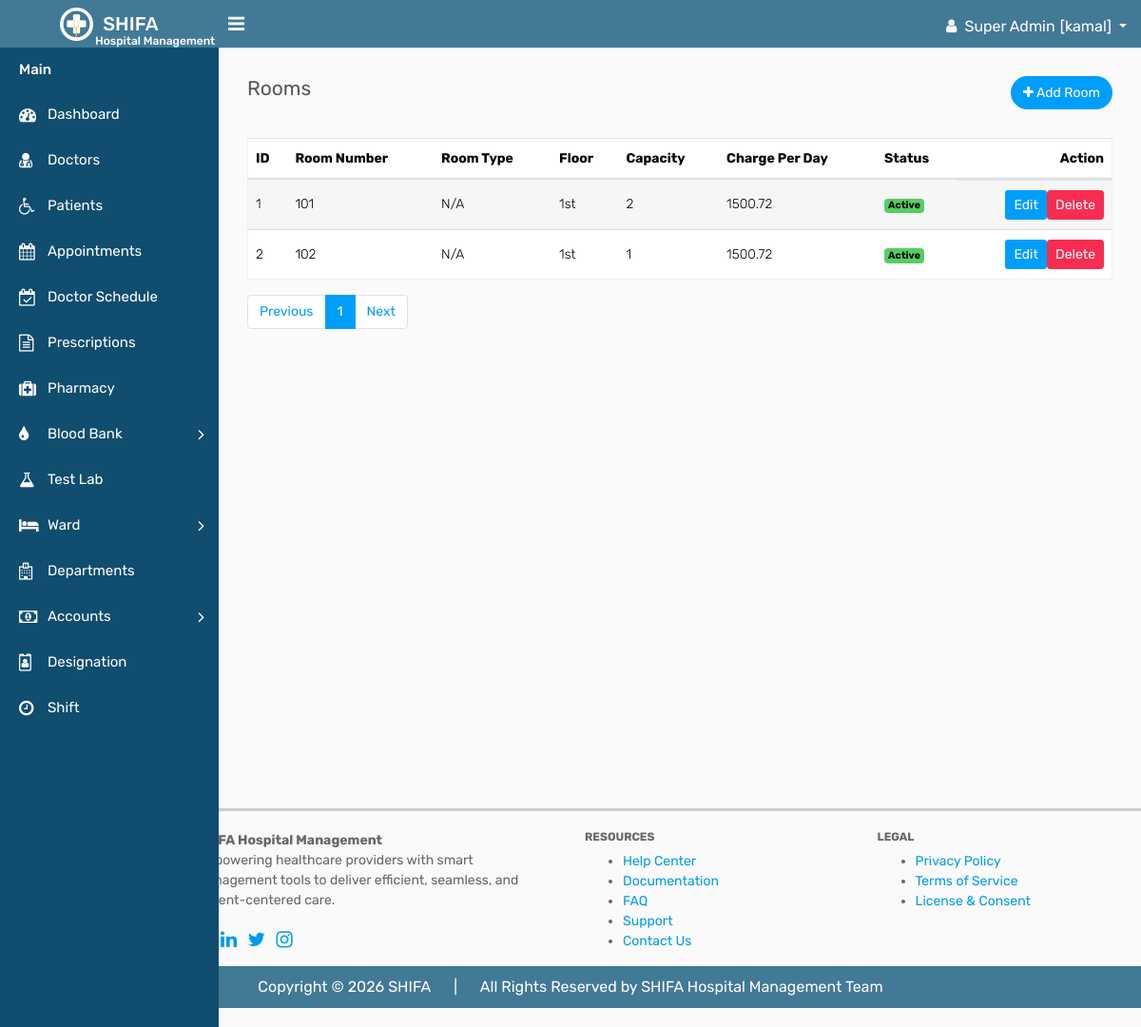
Page /ward/rooms/rooms.php (signed in) on the earlier database version.
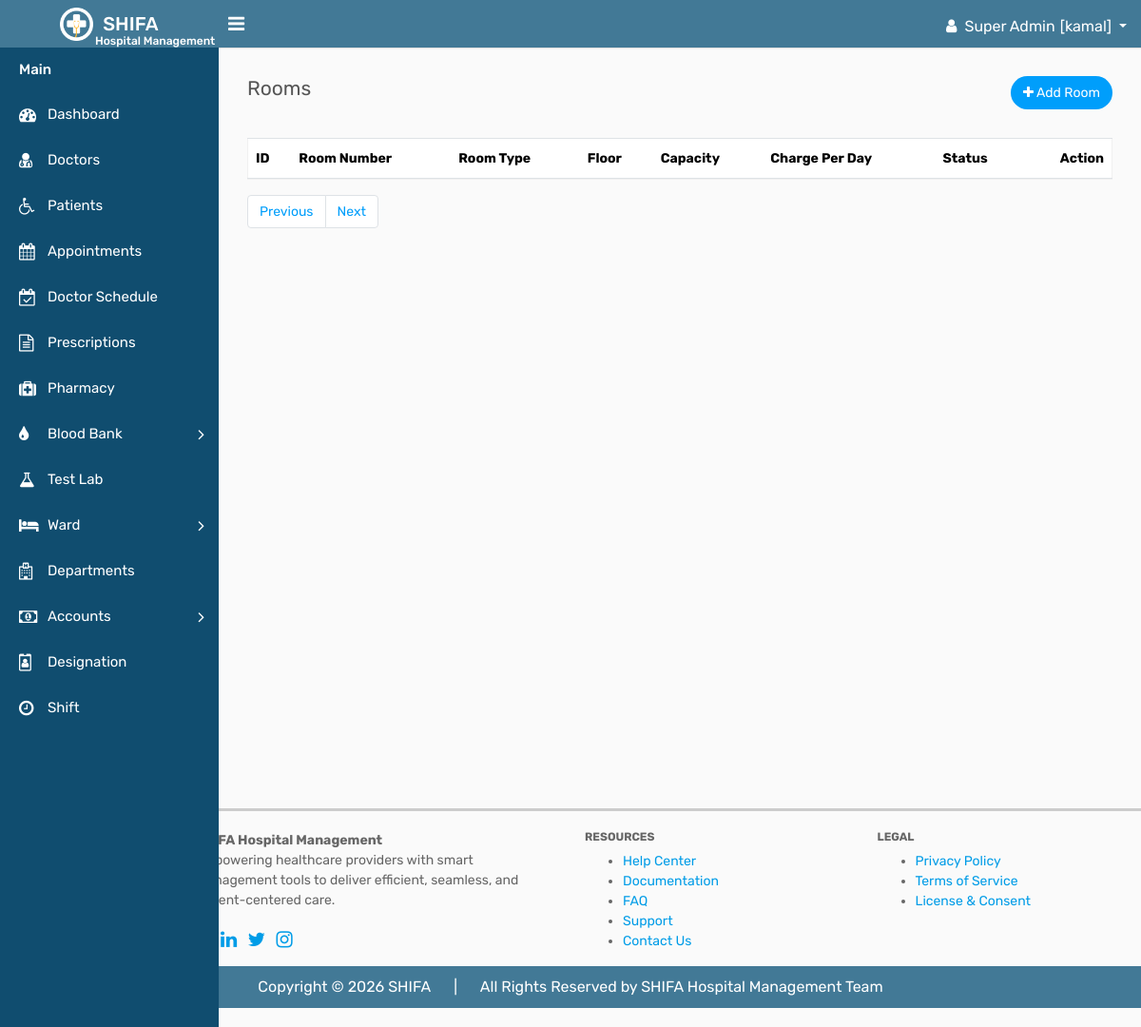
Same page on the later database version.
### tables this page shows
CREATE TABLE `rooms` (
  `id` int(11) NOT NULL,
  `room_number` varchar(40) DEFAULT NULL,
  `room_type` int(4) DEFAULT NULL COMMENT '1=general,2=semi-private,3=private,4=deluxe,5=vip,6=icu,7ccu=,8=nicu,9=isolation,10=ot,11=observation,12=delivery',
  `floor` int(4) DEFAULT NULL COMMENT '1=1st, 2=2nd, 3=3th, 4=4th, 5=5th, 6=6th',
  `capacity` int(11) DEFAULT NULL,
  `charge_per_day` double(10,2) DEFAULT NULL,
  `status` int(2) DEFAULT NULL COMMENT '0=inactive, 1=active',
  `created_at` timestamp NULL DEFAULT NULL,
  `updated_at` timestamp NULL DEFAULT NULL,
  `deleted_at` datetime DEFAULT NULL
);

### crud/crud_class.php (called while the page is built, shortened)
<?php
class crud_class{
    private $host = "localhost";
    private $username = "root";
    private $password = "";
    private $database = "shifa";
    public $conn;
    public function __construct(){
        $this->conn = new mysqli($this->host, $this->username, $this->password, $this->database);
    }
    public function common_select($table, $columns = "*", $where = [],$where_condition = "AND", $order_by = "",
        $sort_order = "ASC",$limit = "",$offset = ""){
        $result=[
            "status"=>false,
            "data"=>[],
            "message"=>""
        ];
        $sql = "SELECT $columns FROM $table";
        if(!empty($where)){
            $where_clauses = [];
            foreach($where as $column => $value){
                $where_clauses[] = "$table" . "." . "$column = '" . $this->conn->real_escape_string($value) . "'";
            }
            $sql .= " WHERE " . implode(" $where_condition ", $where_clauses);
            $sql .= " AND deleted_at IS NULL";
        }else{
            $sql .= " WHERE deleted_at IS NULL";
        }
        if(!empty($order_by)){
            $sql .= " ORDER BY $order_by $sort_order";
        }
        if(!empty($limit)){
            $sql .= " LIMIT $limit";
        }
        $rs = $this->conn->query($sql);
        if($rs->num_rows > 0){
            $result["status"] = true;
            $result["message"] = "Records found";
            while($row = $rs->fetch_object()){
                $result["data"][] = $row;
            }
            return $result;
        } else {
            $result["message"] = "No records found";
            return $result;
        }
    }
    public function number_of_records($table){
        $sql = "SELECT COUNT(*) as total FROM $table";
        $rs = $this->conn->query($sql);
        if($rs->num_rows > 0){
            $row = $rs->fetch_object();
            return $row->total;
        } else {
            return 0;
        }
    }
}

### component/connection.php (called while the page is built, shortened)
<?php
    $base_url = "http://localhost/shifa/";
    require_once  ($_SERVER['DOCUMENT_ROOT'] . "/shifa/crud/crud_class.php");
    $crud = new crud_class();
?>

### ward/rooms/rooms.php (the view, shortened to what the changed rows need)
<?php require_once "../../component/header.php"; ?>
<?php require_once "../../component/sidebar.php"; ?>
        <div class="page-wrapper">
            <div class="content">
                <div class="row">
                    <div class="col-md-12">
                        <div class="table-responsive">
                            <table class="table table-striped custom-table mb-0 datatable">
                                <thead>
                                    <tr>
                                        <th>ID</th>
                                        <th>Room Number</th>
                                        <th>Room Type</th>
                                        <th>Floor</th>
                                        <th>Capacity</th>
                                        <th>Charge Per Day</th>
                                        <th>Status</th>
                                        <th class="text-right">Action</th>
                                    </tr>
                                </thead>
                                <tbody>
                                    <tr>
                                        <?php
                                        if(isset($_GET['page']) && is_numeric($_GET['page'])){
                                            $page = (int)$_GET['page'];
                                        } else {
                                            $page = 1;
                                        }
                                        $rooms = $crud->common_select("rooms",'*',[],'AND','id','ASC',10,($page-1)*10);
                                        if($rooms['status']){
                                        foreach ($rooms['data'] as $room) { ?>
                                        <td><?= $room->id ?></td>
                                        <td><?= $room->room_number ?></td>
                                        <td>
                                        <?php
                                            $bloodGroups = [1 => 'A+',2 => 'A-',3 => 'B+',4 => 'B-',5 => 'AB+',6 => 'AB-',7 => 'O+',8 => 'O-'];
                                        ?>
                                        <?= htmlspecialchars($bloodGroups[(int)$donor->blood_group] ?? 'N/A') ?>
                                        </td>
                                        <td><?= $room->floor ?></td>
                                        <td><?= $room->capacity ?></td>
                                        <td><?= $room->charge_per_day ?></td>
                                        <td>
                                            <?php if ($room->status == '1') { ?>
                                            <span class="badge bg-success">Active</span>
                                            <?php } else { ?>
                                            <span class="badge bg-danger">Inactive</span>
                                            <?php } ?>
                                        </td>
                                        <td class="d-flex justify-content-end">
                                            <a href="<?= $base_url ?>ward/rooms/edit_room.php?id=<?= $room->id ?>" class="btn btn-sm btn-primary mb-2 mb-lg-0 me-0 me-lg-2">Edit</a>
                                            <a onclick="return confirm('Are you sure you want to delete this room?');" href="<?= $base_url ?>ward/rooms/delete_room.php?id=<?= $room->id ?>" class="btn btn-sm btn-danger">Delete</a>
                                        </td>
                                    </tr>
                                            <?php } } ?>
                                </tbody>
                            </table>
                        </div>
                        <div class="pb-3 ps-3 mt-3 d-flex justify-content-center justify-content-md-between justify-content-lg-between flex-wrap flex-md-nowrap">
                <nav aria-label="Page navigation" class="mb-3 mb-md-0 mb-lg-0">
                  <?php
                      $total_records = $crud->number_of_records("rooms");
                      $records_per_page = 10;
                      $total_pages = ceil($total_records / $records_per_page);
                  ?>
                  <ul class="pagination">
                    <?php for ($i = 1; $i <= $total_pages; $i++) { ?>
                      <li class="page-item <?= ($i == $page) ? 'active' : '' ?>"><a class="page-link" href="<?= $base_url ?>rooms/rooms.php?page=<?= $i ?>"><?= $i ?></a></li>
                    <?php } ?>
                  </ul>
              </nav>
            </div>
        </div>
    </div>
</div>
        </div>
    </div>
<?php require_once "../../component/footer.php"; ?>

Differences in the rows shown:
removed rooms: id "1", room_number "101", blood_group "N/A", floor "1st", capacity "2", charge_per_day "1500.72", status "Active"
removed rooms: id "2", room_number "102", blood_group "N/A", floor "1st", capacity "1", charge_per_day "1500.72", status "Active"
Other differences:
list line gone: "1"
